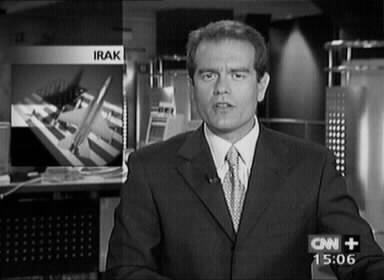
%> input picture Block_2/test_images/CNNp.bmp, 384 x 280 px
$ octave --eval "result = fillHoles(imread('test_images/CNNp.bmp'));"   (GNU Octave 9; MATLAB toolbox functions it lacks are replaced by stand-ins)
%> lines starting %> are read from the running program, lines starting %| are printed output that depends on the picture; in (x1, y1, x2, y2) boxes, pixels count from 0 and x2, y2 are one past the last pixel; in counts of white or black regions, pixels touching at a corner belong together; the program's own positions count from 1
### Block_2/reconstruct.m
function imReconstructed = reconstruct(im, marker)
% Dual reconstruction

% Binarize the image
im = logical(im);

% Define structural element of 3x3 (square)
SE = ones(3,3);

equal = 0;
while(equal == 0)
    markerPrevious = marker;
    markerdilate = mydilate(marker, SE);
    marker = markerdilate & im;

    if(markerPrevious == marker)
        equal = 1;
    end
end

imReconstructed = marker;

### Block_2/mydilate.m
function B = mydilate(A, SE)

center = floor((size(SE)+1)/2);

% padding for the convolution
top_padding     = abs(1 - center(1));
bottom_padding  = size(SE, 1) - center(1);
left_padding    = abs(1 - center(2));
right_padding   = size(SE, 2) - center(2);

Baux = conv2(double(A), double(SE));
B =  Baux(top_padding+1  : end-bottom_padding,...
                left_padding+1 : end-right_padding) ;

B = double(B);

### Block_2/fillHoles.m
function [ imFilled ] = fillHoles( im)

    %Fills holes of an image
    %im: Logical image [0,1]

    imComplement = imcomplement(logical(im));
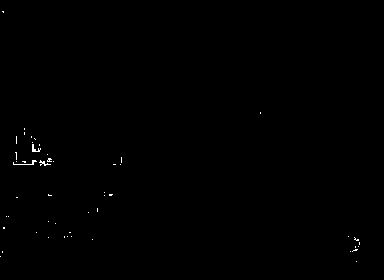
%> imComplement: size 280x384 logical; 0.21% white in thin lines or dots, all inside (x1, y1, x2, y2) = (0, 11, 360, 262)

    [m,n,z] = size(im);
%> m = 280; n = 384; z = 1
    marker = ones(m,n,z);
    YY = zeros(m-2,n-2,z);
    marker(2:end-1,2:end-1,:)=YY;
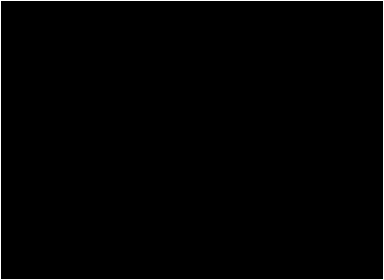
%> marker: size 280x384 double; values 0 (black) and 1 (white), 1.2% white in thin lines or dots

    imFilled = reconstruct(imComplement, marker);
%> the loop in reconstruct, `while(equal == 0)` made 2 passes
%> pass 1, in reconstruct, `marker = markerdilate & im;`:
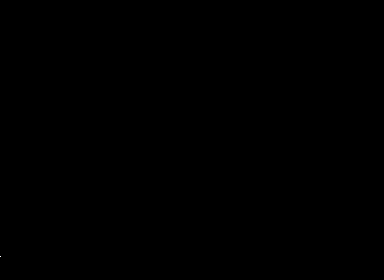
%> marker: size 280x384 logical; 0% white in thin lines or dots, all inside (x1, y1, x2, y2) = (0, 256, 1, 257)
    imFilled = imcomplement(imFilled);

end
